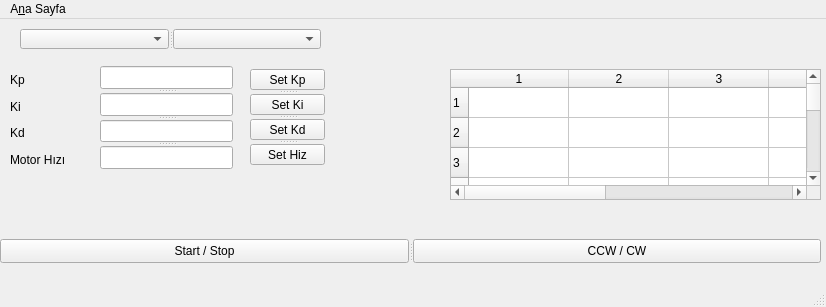
<?xml version="1.0" encoding="UTF-8"?>
<ui version="4.0">
 <class>MainWindow</class>
 <widget class="QMainWindow" name="MainWindow">
  <property name="geometry">
   <rect>
    <x>0</x>
    <y>0</y>
    <width>826</width>
    <height>307</height>
   </rect>
  </property>
  <property name="windowTitle">
   <string>MainWindow</string>
  </property>
  <widget class="QWidget" name="centralwidget">
   <widget class="QTableWidget" name="tbl_Listele">
    <property name="geometry">
     <rect>
      <x>450</x>
      <y>50</y>
      <width>371</width>
      <height>131</height>
     </rect>
    </property>
    <property name="rowCount">
     <number>30</number>
    </property>
    <property name="columnCount">
     <number>7</number>
    </property>
    <row/>
    <row/>
    <row/>
    <row/>
    <row/>
    <row/>
    <row/>
    <row/>
    <row/>
    <row/>
    <row/>
    <row/>
    <row/>
    <row/>
    <row/>
    <row/>
    <row/>
    <row/>
    <row/>
    <row/>
    <row/>
    <row/>
    <row/>
    <row/>
    <row/>
    <row/>
    <row/>
    <row/>
    <row/>
    <row/>
    <column/>
    <column/>
    <column/>
    <column/>
    <column/>
    <column/>
    <column/>
   </widget>
   <widget class="QWidget" name="layoutWidget">
    <property name="geometry">
     <rect>
      <x>10</x>
      <y>50</y>
      <width>81</width>
      <height>101</height>
     </rect>
    </property>
    <layout class="QVBoxLayout" name="verticalLayout">
     <item>
      <widget class="QLabel" name="label">
       <property name="text">
        <string>Kp</string>
       </property>
      </widget>
     </item>
     <item>
      <widget class="QLabel" name="label_2">
       <property name="text">
        <string>Ki</string>
       </property>
      </widget>
     </item>
     <item>
      <widget class="QLabel" name="label_3">
       <property name="text">
        <string>Kd</string>
       </property>
      </widget>
     </item>
     <item>
      <widget class="QLabel" name="label_4">
       <property name="text">
        <string>Motor Hızı</string>
       </property>
      </widget>
     </item>
    </layout>
   </widget>
   <widget class="QSplitter" name="splitter_3">
    <property name="geometry">
     <rect>
      <x>0</x>
      <y>220</y>
      <width>821</width>
      <height>24</height>
     </rect>
    </property>
    <property name="orientation">
     <enum>Qt::Horizontal</enum>
    </property>
    <widget class="QPushButton" name="btn_StartStop">
     <property name="text">
      <string>Start / Stop</string>
     </property>
    </widget>
    <widget class="QPushButton" name="btn_CW">
     <property name="text">
      <string>CCW / CW</string>
     </property>
    </widget>
   </widget>
   <widget class="QSplitter" name="splitter">
    <property name="geometry">
     <rect>
      <x>100</x>
      <y>47</y>
      <width>133</width>
      <height>103</height>
     </rect>
    </property>
    <property name="orientation">
     <enum>Qt::Vertical</enum>
    </property>
    <widget class="QSplitter" name="splitter_2">
     <property name="orientation">
      <enum>Qt::Vertical</enum>
     </property>
     <widget class="QLineEdit" name="lne_Kp"/>
     <widget class="QLineEdit" name="lne_Ki"/>
     <widget class="QLineEdit" name="lne_Kd"/>
     <widget class="QLineEdit" name="lne_MotorHizi"/>
    </widget>
   </widget>
   <widget class="QSplitter" name="splitter_5">
    <property name="geometry">
     <rect>
      <x>250</x>
      <y>50</y>
      <width>75</width>
      <height>96</height>
     </rect>
    </property>
    <property name="orientation">
     <enum>Qt::Vertical</enum>
    </property>
    <widget class="QPushButton" name="btn_SetKp">
     <property name="text">
      <string>Set Kp</string>
     </property>
    </widget>
    <widget class="QPushButton" name="btn_SetKi">
     <property name="text">
      <string>Set Ki</string>
     </property>
    </widget>
    <widget class="QPushButton" name="btn_SetKd">
     <property name="text">
      <string>Set Kd</string>
     </property>
    </widget>
    <widget class="QPushButton" name="btn_MotorHizi">
     <property name="text">
      <string>Set Hiz</string>
     </property>
    </widget>
   </widget>
   <widget class="QSplitter" name="splitter_4">
    <property name="geometry">
     <rect>
      <x>20</x>
      <y>10</y>
      <width>301</width>
      <height>20</height>
     </rect>
    </property>
    <property name="orientation">
     <enum>Qt::Horizontal</enum>
    </property>
    <widget class="QComboBox" name="portComboBox"/>
    <widget class="QComboBox" name="baudComboBox"/>
   </widget>
  </widget>
  <widget class="QMenuBar" name="menubar">
   <property name="geometry">
    <rect>
     <x>0</x>
     <y>0</y>
     <width>826</width>
     <height>21</height>
    </rect>
   </property>
   <widget class="QMenu" name="menuAna_Sayfa">
    <property name="title">
     <string>A&amp;na Sayfa</string>
    </property>
   </widget>
   <addaction name="menuAna_Sayfa"/>
  </widget>
  <widget class="QStatusBar" name="statusbar"/>
 </widget>
 <resources/>
 <connections/>
</ui>
